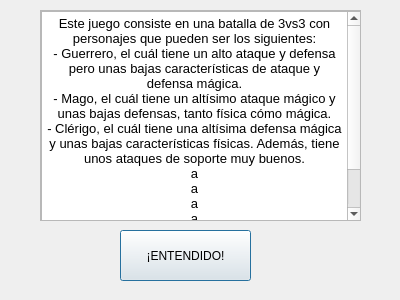
<?xml version="1.0" encoding="UTF-8"?>
<ui version="4.0">
 <class>reglas</class>
 <widget class="QDialog" name="reglas">
  <property name="geometry">
   <rect>
    <x>0</x>
    <y>0</y>
    <width>400</width>
    <height>300</height>
   </rect>
  </property>
  <property name="windowTitle">
   <string>Dialog</string>
  </property>
  <widget class="QPushButton" name="pushButton">
   <property name="geometry">
    <rect>
     <x>120</x>
     <y>230</y>
     <width>131</width>
     <height>51</height>
    </rect>
   </property>
   <property name="text">
    <string>¡ENTENDIDO!</string>
   </property>
  </widget>
  <widget class="QScrollArea" name="scrollArea">
   <property name="geometry">
    <rect>
     <x>40</x>
     <y>10</y>
     <width>321</width>
     <height>211</height>
    </rect>
   </property>
   <property name="widgetResizable">
    <bool>true</bool>
   </property>
   <widget class="QWidget" name="scrollAreaWidgetContents_2">
    <property name="geometry">
     <rect>
      <x>0</x>
      <y>0</y>
      <width>319</width>
      <height>209</height>
     </rect>
    </property>
    <widget class="QTextBrowser" name="textBrowser">
     <property name="geometry">
      <rect>
       <x>0</x>
       <y>0</y>
       <width>321</width>
       <height>211</height>
      </rect>
     </property>
     <property name="html">
      <string>&lt;!DOCTYPE HTML PUBLIC &quot;-//W3C//DTD HTML 4.0//EN&quot; &quot;http://www.w3.org/TR/REC-html40/strict.dtd&quot;&gt;
&lt;html&gt;&lt;head&gt;&lt;meta name=&quot;qrichtext&quot; content=&quot;1&quot; /&gt;&lt;style type=&quot;text/css&quot;&gt;
p, li { white-space: pre-wrap; }
&lt;/style&gt;&lt;/head&gt;&lt;body style=&quot; font-family:'MS Shell Dlg 2'; font-size:8.25pt; font-weight:400; font-style:normal;&quot;&gt;
&lt;p align=&quot;center&quot; style=&quot; margin-top:0px; margin-bottom:0px; margin-left:0px; margin-right:0px; -qt-block-indent:0; text-indent:0px;&quot;&gt;&lt;span style=&quot; font-size:10pt;&quot;&gt;Este juego consiste en una batalla de 3vs3 con personajes que pueden ser los siguientes:&lt;/span&gt;&lt;/p&gt;
&lt;p align=&quot;center&quot; style=&quot; margin-top:0px; margin-bottom:0px; margin-left:0px; margin-right:0px; -qt-block-indent:0; text-indent:0px;&quot;&gt;&lt;span style=&quot; font-size:10pt;&quot;&gt;- Guerrero, el cuál tiene un alto ataque y defensa pero unas bajas características de ataque y defensa mágica.&lt;/span&gt;&lt;/p&gt;
&lt;p align=&quot;center&quot; style=&quot; margin-top:0px; margin-bottom:0px; margin-left:0px; margin-right:0px; -qt-block-indent:0; text-indent:0px;&quot;&gt;&lt;span style=&quot; font-size:10pt;&quot;&gt;- Mago, el cuál tiene un altísimo ataque mágico y unas bajas defensas, tanto física cómo mágica.&lt;/span&gt;&lt;/p&gt;
&lt;p align=&quot;center&quot; style=&quot; margin-top:0px; margin-bottom:0px; margin-left:0px; margin-right:0px; -qt-block-indent:0; text-indent:0px;&quot;&gt;&lt;span style=&quot; font-size:10pt;&quot;&gt;- Clérigo, el cuál tiene una altísima defensa mágica y unas bajas características físicas. Además, tiene unos ataques de soporte muy buenos.&lt;/span&gt;&lt;/p&gt;
&lt;p align=&quot;center&quot; style=&quot; margin-top:0px; margin-bottom:0px; margin-left:0px; margin-right:0px; -qt-block-indent:0; text-indent:0px;&quot;&gt;&lt;span style=&quot; font-size:10pt;&quot;&gt;a&lt;/span&gt;&lt;/p&gt;
&lt;p align=&quot;center&quot; style=&quot; margin-top:0px; margin-bottom:0px; margin-left:0px; margin-right:0px; -qt-block-indent:0; text-indent:0px;&quot;&gt;&lt;span style=&quot; font-size:10pt;&quot;&gt;a&lt;/span&gt;&lt;/p&gt;
&lt;p align=&quot;center&quot; style=&quot; margin-top:0px; margin-bottom:0px; margin-left:0px; margin-right:0px; -qt-block-indent:0; text-indent:0px;&quot;&gt;&lt;span style=&quot; font-size:10pt;&quot;&gt;a&lt;/span&gt;&lt;/p&gt;
&lt;p align=&quot;center&quot; style=&quot; margin-top:0px; margin-bottom:0px; margin-left:0px; margin-right:0px; -qt-block-indent:0; text-indent:0px;&quot;&gt;&lt;span style=&quot; font-size:10pt;&quot;&gt;a&lt;/span&gt;&lt;/p&gt;
&lt;p align=&quot;center&quot; style=&quot; margin-top:0px; margin-bottom:0px; margin-left:0px; margin-right:0px; -qt-block-indent:0; text-indent:0px;&quot;&gt;&lt;span style=&quot; font-size:10pt;&quot;&gt;aa&lt;/span&gt;&lt;/p&gt;
&lt;p align=&quot;center&quot; style=&quot; margin-top:0px; margin-bottom:0px; margin-left:0px; margin-right:0px; -qt-block-indent:0; text-indent:0px;&quot;&gt;&lt;span style=&quot; font-size:10pt;&quot;&gt;a&lt;/span&gt;&lt;/p&gt;
&lt;p align=&quot;center&quot; style=&quot;-qt-paragraph-type:empty; margin-top:0px; margin-bottom:0px; margin-left:0px; margin-right:0px; -qt-block-indent:0; text-indent:0px; font-size:10pt;&quot;&gt;&lt;br /&gt;&lt;/p&gt;&lt;/body&gt;&lt;/html&gt;</string>
     </property>
    </widget>
   </widget>
  </widget>
  <zorder>scrollArea</zorder>
  <zorder>pushButton</zorder>
 </widget>
 <resources/>
 <connections/>
</ui>
